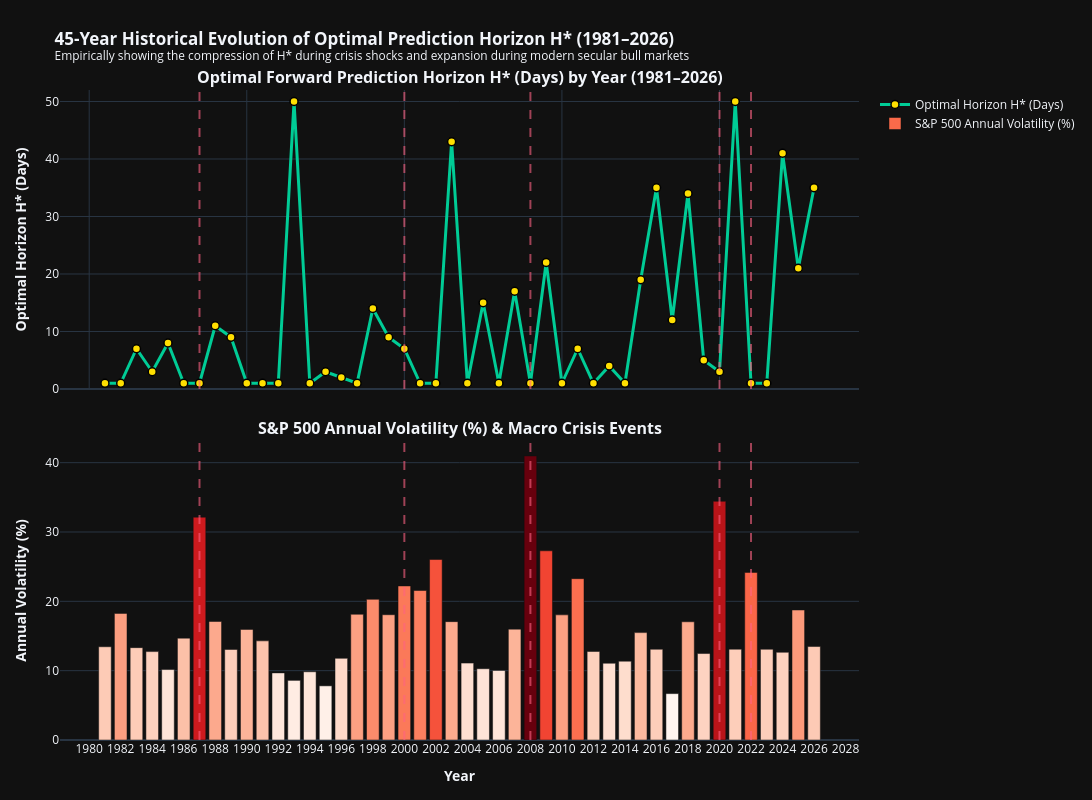

Notebook cell for this chart:
### Markdown cell above
## 6. Continuous Annual Horizon & Rebalance Migration Timeline (1981–2026)

### Code cell
fig_timeline = make_subplots(
    rows=2, cols=1, shared_xaxes=True, vertical_spacing=0.08,
    subplot_titles=('<b>Optimal Forward Prediction Horizon H* (Days) by Year (1981–2026)</b>',
                    '<b>S&P 500 Annual Volatility (%) & Macro Crisis Events</b>')
)

# Plot 1: Optimal Horizon H*
fig_timeline.add_trace(go.Scatter(
    x=df_annual_summary['Year'], y=df_annual_summary['Optimal Forward Horizon (H*)'],
    mode='lines+markers', name='Optimal Horizon H* (Days)',
    line=dict(color='#00CC96', width=3),
    marker=dict(size=8, color='#FFDF00', symbol='circle', line=dict(color='black', width=1.5))
), row=1, col=1)

# Plot 2: Market Volatility
fig_timeline.add_trace(go.Bar(
    x=df_annual_summary['Year'], y=df_annual_summary['S&P 500 Volatility (%)'],
    name='S&P 500 Annual Volatility (%)',
    marker=dict(color=df_annual_summary['S&P 500 Volatility (%)'], colorscale='Reds')
), row=2, col=1)

# Annotate Major Crisis Points
crisis_annotations = [
    (1987, "1987 Black Monday"),
    (2000, "2000 Dot-Com Peak"),
    (2008, "2008 Lehman GFC"),
    (2020, "2020 COVID Shock"),
    (2022, "2022 500bps Rate Hikes")
]

for yr_c, lbl in crisis_annotations:
    fig_timeline.add_vline(x=yr_c, line=dict(color="rgba(255, 99, 132, 0.6)", dash="dash"), row=1, col=1)
    fig_timeline.add_vline(x=yr_c, line=dict(color="rgba(255, 99, 132, 0.6)", dash="dash"), row=2, col=1)

fig_timeline.update_yaxes(title="<b>Optimal Horizon H* (Days)</b>", range=[0, 52], row=1, col=1)
fig_timeline.update_yaxes(title="<b>Annual Volatility (%)</b>", row=2, col=1)
fig_timeline.update_xaxes(title="<b>Year</b>", dtick=2, row=2, col=1)

fig_timeline.update_layout(
    template='plotly_dark', width=1200, height=800,
    title='<b>45-Year Historical Evolution of Optimal Prediction Horizon H* (1981–2026)</b><br><sup>Empirically showing the compression of H* during crisis shocks and expansion during modern secular bull markets</sup>',
    margin=dict(l=60, r=60, t=90, b=60)
)
fig_timeline.show()

### Figure 1 — Plotly figure (JSON) as saved in the notebook; plotly's stock layout.template omitted (floating-point values rounded to 4 significant figures)
{"data": [{"line": {"color": "#00CC96", "width": 3}, "marker": {"color": "#FFDF00", "line": {"color": "black", "width": 1.5}, "size": 8, "symbol": "circle"}, "mode": "lines+markers", "name": "Optimal Horizon H* (Days)", "type": "scatter", "x": [1981, 1982, 1983, 1984, 1985, 1986, 1987, 1988, 1989, 1990, 1991, 1992, 1993, 1994, 1995, 1996, 1997, 1998, 1999, 2000, 2001, 2002, 2003, 2004, 2005, 2006, 2007, 2008, 2009, 2010, 2011, 2012, 2013, 2014, 2015, 2016, 2017, 2018, 2019, 2020, 2021, 2022, 2023, 2024, 2025, 2026], "xaxis": "x", "y": [1, 1, 7, 3, 8, 1, 1, 11, 9, 1, 1, 1, 50, 1, 3, 2, 1, 14, 9, 7, 1, 1, 43, 1, 15, 1, 17, 1, 22, 1, 7, 1, 4, 1, 19, 35, 12, 34, 5, 3, 50, 1, 1, 41, 21, 35], "yaxis": "y"}, {"marker": {"color": [13.45, 18.26, 13.32, 12.75, 10.16, 14.69, 32.14, 17.09, 13.06, 15.95, 14.3, 9.68, 8.6, 9.84, 7.81, 11.78, 18.13, 20.29, 18.07, 22.22, 21.56, 26.03, 17.07, 11.09, 10.28, 10.03, 15.99, 40.97, 27.29, 18.05, 23.27, 12.77, 11.07, 11.37, 15.49, 13.09, 6.69, 17.05, 12.47, 34.43, 13.1, 24.17, 13.09, 12.65, 18.75, 13.48], "colorscale": [[0.0, "rgb(255,245,240)"], [0.125, "rgb(254,224,210)"], [0.25, "rgb(252,187,161)"], [0.375, "rgb(252,146,114)"], [0.5, "rgb(251,106,74)"], [0.625, "rgb(239,59,44)"], [0.75, "rgb(203,24,29)"], [0.875, "rgb(165,15,21)"], [1.0, "rgb(103,0,13)"]]}, "name": "S&P 500 Annual Volatility (%)", "type": "bar", "x": [1981, 1982, 1983, 1984, 1985, 1986, 1987, 1988, 1989, 1990, 1991, 1992, 1993, 1994, 1995, 1996, 1997, 1998, 1999, 2000, 2001, 2002, 2003, 2004, 2005, 2006, 2007, 2008, 2009, 2010, 2011, 2012, 2013, 2014, 2015, 2016, 2017, 2018, 2019, 2020, 2021, 2022, 2023, 2024, 2025, 2026], "xaxis": "x2", "y": [13.45, 18.26, 13.32, 12.75, 10.16, 14.69, 32.14, 17.09, 13.06, 15.95, 14.3, 9.68, 8.6, 9.84, 7.81, 11.78, 18.13, 20.29, 18.07, 22.22, 21.56, 26.03, 17.07, 11.09, 10.28, 10.03, 15.99, 40.97, 27.29, 18.05, 23.27, 12.77, 11.07, 11.37, 15.49, 13.09, 6.69, 17.05, 12.47, 34.43, 13.1, 24.17, 13.09, 12.65, 18.75, 13.48], "yaxis": "y2"}], "layout": {"annotations": [{"font": {"size": 16}, "showarrow": false, "text": "<b>Optimal Forward Prediction Horizon H* (Days) by Year (1981–2026)</b>", "x": 0.5, "xanchor": "center", "xref": "paper", "y": 1.0, "yanchor": "bottom", "yref": "paper"}, {"font": {"size": 16}, "showarrow": false, "text": "<b>S&P 500 Annual Volatility (%) & Macro Crisis Events</b>", "x": 0.5, "xanchor": "center", "xref": "paper", "y": 0.46, "yanchor": "bottom", "yref": "paper"}], "height": 800, "margin": {"b": 60, "l": 60, "r": 60, "t": 90}, "shapes": [{"line": {"color": "rgba(255, 99, 132, 0.6)", "dash": "dash"}, "type": "line", "x0": 1987, "x1": 1987, "xref": "x", "y0": 0, "y1": 1, "yref": "y domain"}, {"line": {"color": "rgba(255, 99, 132, 0.6)", "dash": "dash"}, "type": "line", "x0": 1987, "x1": 1987, "xref": "x2", "y0": 0, "y1": 1, "yref": "y2 domain"}, {"line": {"color": "rgba(255, 99, 132, 0.6)", "dash": "dash"}, "type": "line", "x0": 2000, "x1": 2000, "xref": "x", "y0": 0, "y1": 1, "yref": "y domain"}, {"line": {"color": "rgba(255, 99, 132, 0.6)", "dash": "dash"}, "type": "line", "x0": 2000, "x1": 2000, "xref": "x2", "y0": 0, "y1": 1, "yref": "y2 domain"}, {"line": {"color": "rgba(255, 99, 132, 0.6)", "dash": "dash"}, "type": "line", "x0": 2008, "x1": 2008, "xref": "x", "y0": 0, "y1": 1, "yref": "y domain"}, {"line": {"color": "rgba(255, 99, 132, 0.6)", "dash": "dash"}, "type": "line", "x0": 2008, "x1": 2008, "xref": "x2", "y0": 0, "y1": 1, "yref": "y2 domain"}, {"line": {"color": "rgba(255, 99, 132, 0.6)", "dash": "dash"}, "type": "line", "x0": 2020, "x1": 2020, "xref": "x", "y0": 0, "y1": 1, "yref": "y domain"}, {"line": {"color": "rgba(255, 99, 132, 0.6)", "dash": "dash"}, "type": "line", "x0": 2020, "x1": 2020, "xref": "x2", "y0": 0, "y1": 1, "yref": "y2 domain"}, {"line": {"color": "rgba(255, 99, 132, 0.6)", "dash": "dash"}, "type": "line", "x0": 2022, "x1": 2022, "xref": "x", "y0": 0, "y1": 1, "yref": "y domain"}, {"line": {"color": "rgba(255, 99, 132, 0.6)", "dash": "dash"}, "type": "line", "x0": 2022, "x1": 2022, "xref": "x2", "y0": 0, "y1": 1, "yref": "y2 domain"}], "title": {"text": "<b>45-Year Historical Evolution of Optimal Prediction Horizon H* (1981–2026)</b><br><sup>Empirically showing the compression of H* during crisis shocks and expansion during modern secular bull markets</sup>"}, "width": 1200, "xaxis": {"anchor": "y", "domain": [0.0, 1.0], "matches": "x2", "showticklabels": false}, "xaxis2": {"anchor": "y2", "domain": [0.0, 1.0], "dtick": 2, "title": {"text": "<b>Year</b>"}}, "yaxis": {"anchor": "x", "domain": [0.54, 1.0], "range": [0, 52], "title": {"text": "<b>Optimal Horizon H* (Days)</b>"}}, "yaxis2": {"anchor": "x2", "domain": [0.0, 0.46], "title": {"text": "<b>Annual Volatility (%)</b>"}}}}
